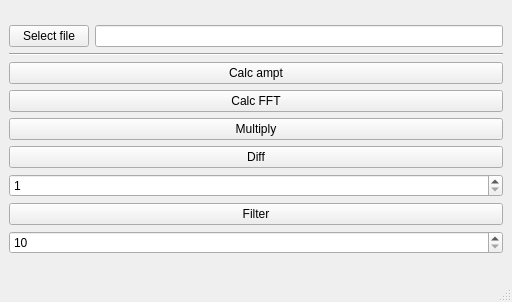
<?xml version="1.0" encoding="UTF-8"?>
<ui version="4.0">
 <class>MainWindow</class>
 <widget class="QMainWindow" name="MainWindow">
  <property name="geometry">
   <rect>
    <x>0</x>
    <y>0</y>
    <width>512</width>
    <height>302</height>
   </rect>
  </property>
  <property name="sizePolicy">
   <sizepolicy hsizetype="Fixed" vsizetype="Minimum">
    <horstretch>0</horstretch>
    <verstretch>0</verstretch>
   </sizepolicy>
  </property>
  <property name="windowTitle">
   <string>MainWindow</string>
  </property>
  <widget class="QWidget" name="centralwidget">
   <layout class="QGridLayout" name="gridLayout">
    <item row="0" column="0">
     <layout class="QVBoxLayout" name="verticalLayout">
      <item>
       <layout class="QHBoxLayout" name="horizontalLayout">
        <item>
         <widget class="QPushButton" name="pushButton">
          <property name="text">
           <string>Select file</string>
          </property>
         </widget>
        </item>
        <item>
         <widget class="QLineEdit" name="selectedFile">
          <property name="readOnly">
           <bool>true</bool>
          </property>
         </widget>
        </item>
       </layout>
      </item>
      <item>
       <widget class="Line" name="line">
        <property name="orientation">
         <enum>Qt::Horizontal</enum>
        </property>
       </widget>
      </item>
      <item>
       <widget class="QPushButton" name="pushButton_2">
        <property name="text">
         <string>Calc ampt</string>
        </property>
       </widget>
      </item>
      <item>
       <widget class="QPushButton" name="pushButton_3">
        <property name="text">
         <string>Calc FFT</string>
        </property>
       </widget>
      </item>
      <item>
       <widget class="QPushButton" name="pushButton_4">
        <property name="text">
         <string>Multiply</string>
        </property>
       </widget>
      </item>
      <item>
       <widget class="QPushButton" name="pushButton_5">
        <property name="text">
         <string>Diff</string>
        </property>
       </widget>
      </item>
      <item>
       <widget class="QSpinBox" name="spinBox">
        <property name="minimum">
         <number>1</number>
        </property>
        <property name="maximum">
         <number>1000</number>
        </property>
       </widget>
      </item>
      <item>
       <widget class="QPushButton" name="pushButton_6">
        <property name="text">
         <string>Filter</string>
        </property>
       </widget>
      </item>
      <item>
       <widget class="QSpinBox" name="spinBox_2">
        <property name="minimum">
         <number>10</number>
        </property>
        <property name="maximum">
         <number>1000</number>
        </property>
       </widget>
      </item>
     </layout>
    </item>
   </layout>
  </widget>
  <widget class="QMenuBar" name="menubar">
   <property name="geometry">
    <rect>
     <x>0</x>
     <y>0</y>
     <width>512</width>
     <height>20</height>
    </rect>
   </property>
  </widget>
  <widget class="QStatusBar" name="statusbar"/>
 </widget>
 <resources/>
 <connections/>
</ui>
